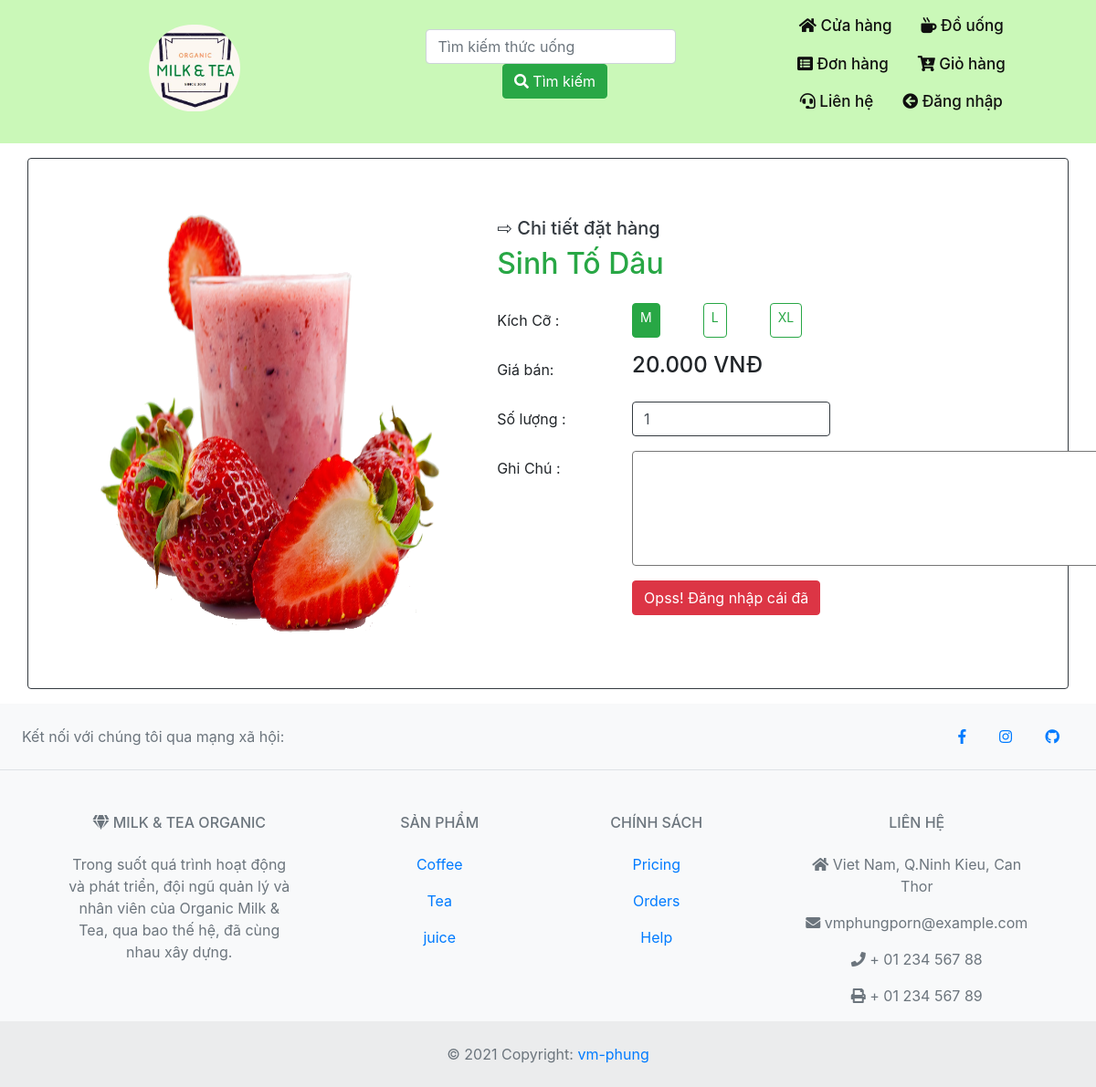
Page /detail.php?pro_id=29 on the committed database.
### tables this page shows
CREATE TABLE `tbl_product` (
  `pro_id` int(11) UNSIGNED NOT NULL,
  `pro_name` varchar(100) NOT NULL,
  `cat_id` int(11) UNSIGNED NOT NULL,
  `price` varchar(255) NOT NULL,
  `img` varchar(255) NOT NULL,
  `decription` text NOT NULL
);

### detail.php (the view, shortened to what this page needs)
<?php
try {
    include('lib/header.php');
    $dbh = getDB();
    if (isset($_GET['pro_id'])) {
        $pro_id = $_GET['pro_id'];
        $stmt = $dbh->prepare("select * from tbl_product where pro_id='$pro_id'");
        $stmt->execute();
        $rows = $stmt->fetchAll();
    }
}
catch (PDOException $ex) {
    exit("Da co loi xay ra: " . $ex->getMessage());
}
?>
<div class="container">
    <?php
        foreach($rows as $product){
                ?>
                    <div class="row border border-dark my-3 p-5 rounded">
                    <img class="mr-3 col-md-5 col-12 "  src="img/<?php echo $product['img']?>" alt="Generic placeholder image">
                    <form method="GET" action="order.php" class="media-body col-md-7 col-12 mt-3">
                    <h5 class="text-dark">⇨ Chi tiết đặt hàng</h5>
                    <h2 class="text-success"><?php echo $product['pro_name'] ?></h2>
                        <div class="form-group row mt-4">
                                <label class="col-sm-3 col-form-label ">Kích Cỡ : </label>
                                <div id="option-form" class="col-sm-9 btn-group btn-group-toggle" data-toggle="buttons">
                                    <label class="btn btn-outline-success btn-sm active mr-5 rounded">
                                        <input type="radio" name="size" id="option1"  value="M" autocomplete="off" checked> M
                                    </label>
                                    <label class="btn btn-outline-success btn-sm mr-5 rounded">
                                        <input type="radio" name="size" id="option2" value="L" autocomplete="off"> L
                                    </label>
                                    <label class="btn btn-outline-success btn-sm mr-5 rounded">
                                        <input type="radio" name="size" id="option2" value="XL" autocomplete="off"> XL
                                    </label>
                                </div>
                            </div>
                        <div class="form-group row">
                            <label  class="col-sm-3 col-form-label ">Giá bán: </label>
                            <div class="col-sm-7">
                                <h4><?php echo $product['price'].' VNĐ' ?></h4>
                        </div>
                    </div>
                    <div class="form-group row">
                        <label  class="col-sm-3 col-form-label ">Số lượng : </label>
                        <div class="col-sm-5">
                        <input name="quantity" type="number" value="1" min="1" class="form-control border-dark" id="quantity">
                        </div>
                    </div>
                    <div class="form-group row ">
                        <label  class="col-sm-3 col-form-label ">Ghi Chú : </label>
                        <div class="col-sm-7">
                        <textarea name="note" class="rounded" name="" id="note" cols="50" rows="5"></textarea>
                        </div>
                    </div>
                    <div class="form-group row">
                        <label  class="col-sm-3 col-form-label"></label>
                        <div class="col-sm-9 ">
        <?php
            if(isset($_SESSION['login'])){
            ?>
                <a href="cart.php" data-id="<?php echo $product['pro_id']; ?>" class="btn btn-success" data-toggle="modal" data-target="#MessageModal" ><i class="fas fa-cart-arrow-down"></i> Thêm vào giỏ hàng</a>
                <button type="submit" class="btn btn-danger"><i class="fas fa-cash-register"></i> Mua Ngay</button>
            <?php
            }else{
            ?>
                <a href="login.php"  class="btn btn-danger">Opss! Đăng nhập cái đã</a>
            <?php
            }
        ?>
                        </div>
                    </div>
                    </form>
                </div>
                <?php
            }
    ?>
</div>
<?php include('lib./footer.php'); ?>

### css/style.css (style rules this page uses)
img.mr-3 { background-position: 50% 50%; background: cover; }

### rows in the picture
tbl_product: img (picture), pro_name "Sinh Tố Dâu", price "20.000"
